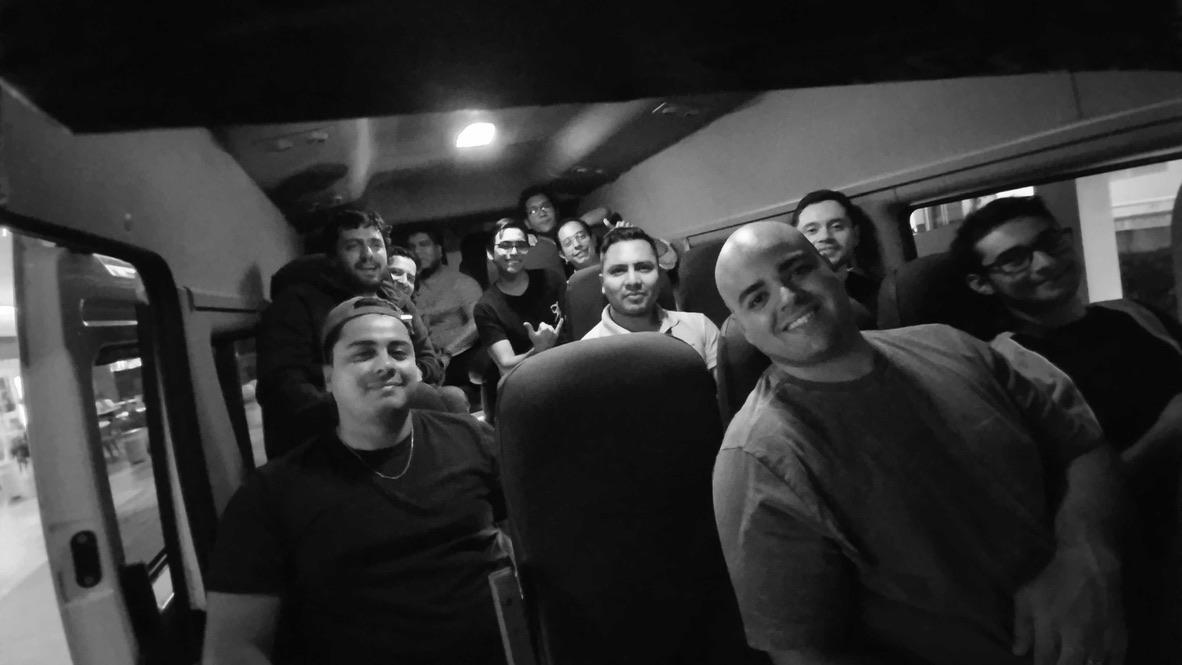
#> input picture saida/mexico_cinza.jpeg, 1182 x 665 px; its folder holds only this picture in this run
$ python exercicio2.py   (older library calls are emulated)
#> lines starting #> are read from the running program, lines starting #| are printed output that depends on the picture
#> in processar_imagem, imagem is the input picture: shape (665, 1182); min 0, max 255, mean 48.5
import os
import numpy as np
import matplotlib.pyplot as plt
from PIL import Image
import cv2  # OpenCV para implementação do filtro de Gabor
import glob

# Constantes
PASTA_ENTRADA = "./saida/"  # Pasta de entrada (saída do exercício anterior)
PASTA_SAIDA = "./saida/"  # Pasta de saída (mesma pasta)

def verificar_arquivos():
    """
    Verifica se existem arquivos em escala de cinza na pasta saida.
    Se não existirem, verifica se há arquivos na pasta entrada.
    """
    # Procura por arquivos com _cinza no nome
    arquivos_cinza = glob.glob(os.path.join(PASTA_ENTRADA, "*_cinza.*"))

    if len(arquivos_cinza) > 0:
        return True, arquivos_cinza

    # Se não encontrou arquivos em escala de cinza, verifica a pasta entrada
    if os.path.exists("./entrada"):
        arquivos_entrada = glob.glob("./entrada/*.*")
        if len(arquivos_entrada) > 0:
            return False, "entrada"

    return False, None

def aplicar_fft(imagem):
    """
    Aplica a Transformada de Fourier e realiza melhorias na imagem.

    Parâmetros:
    - imagem: array NumPy da imagem em escala de cinza

    Retorna:
    - imagem_melhorada: imagem após aplicação da FFT e filtragem
    - espectro_original: espectro de frequência original para visualização
    - espectro_filtrado: espectro de frequência após filtragem para visualização
    """
    # Aplicar a transformada de Fourier
    f_transform = np.fft.fft2(imagem)
    f_shift = np.fft.fftshift(f_transform)

    # Guardar o espectro original para visualização
    espectro_original = 20 * np.log(np.abs(f_shift) + 1)
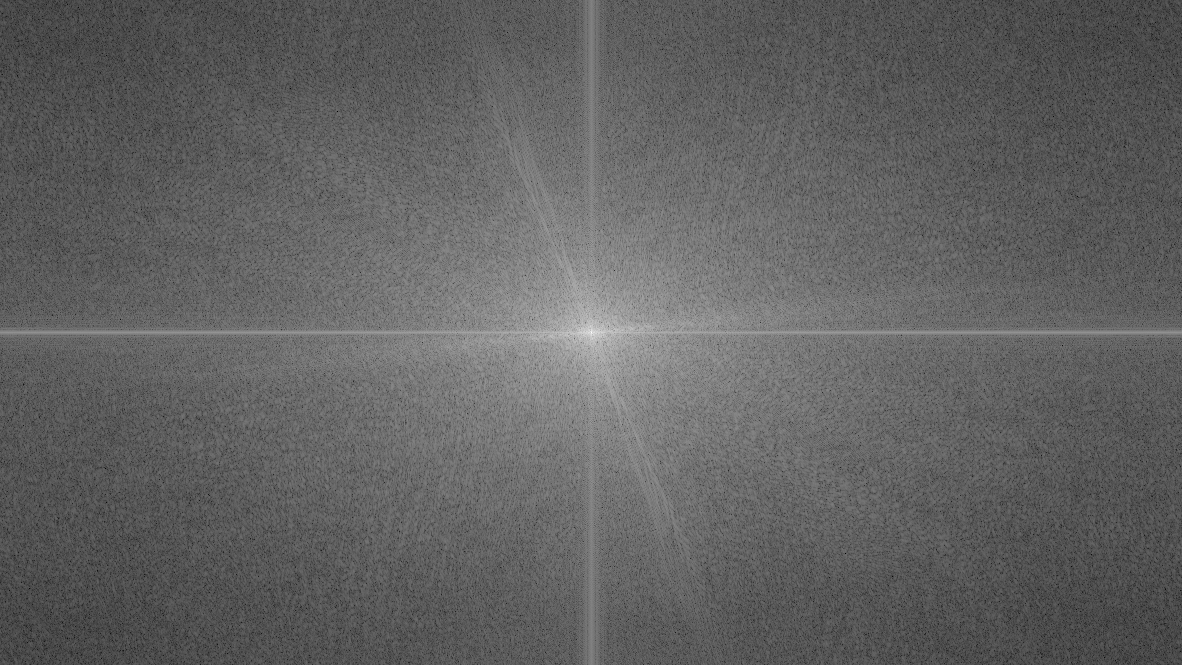
#> espectro_original: shape (665, 1182) float64; min 26.39, max 349.1, mean 150.4; drawn with min black and max white

    # Obter as dimensões da imagem
    linhas, colunas = imagem.shape
#> linhas = 665; colunas = 1182
    centro_linha, centro_coluna = linhas // 2, colunas // 2
#> centro_linha = 332; centro_coluna = 591

    # Criar um filtro passa-alta (destacar bordas)
    # Usar um filtro Butterworth para transição mais suave
    n = 2  # Ordem do filtro
    d0 = 30  # Frequência de corte

    y, x = np.ogrid[:linhas, :colunas]
#> y = 665 values from 0 to 664
    distancia = np.sqrt((y - centro_linha) ** 2 + (x - centro_coluna) ** 2)
    mascara = 1 / (1 + (d0 / (distancia + 0.0001)) ** (2 * n))

    # Aplicar o filtro
    f_shift_filtrado = f_shift * mascara

    # Guardar o espectro filtrado para visualização
    espectro_filtrado = 20 * np.log(np.abs(f_shift_filtrado) + 1)
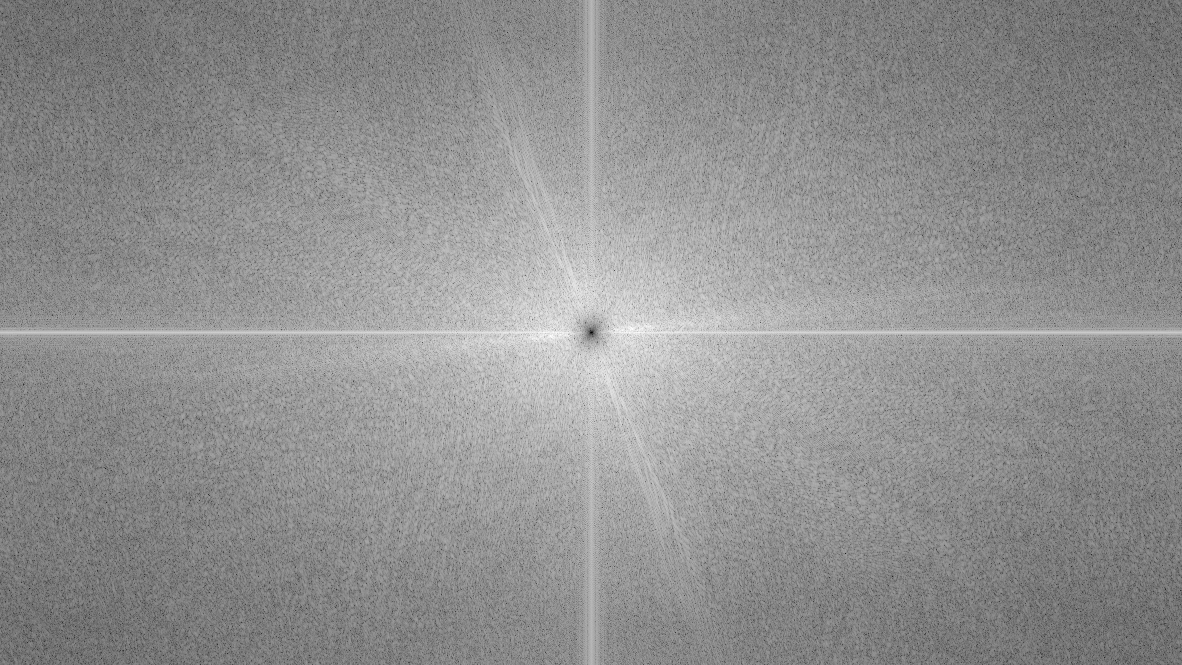
#> espectro_filtrado: shape (665, 1182) float64; min 9.33e-14, max 265.4, mean 150.2; drawn with min black and max white

    # Inverter a transformada para obter a imagem melhorada
    f_ishift = np.fft.ifftshift(f_shift_filtrado)
    img_back = np.fft.ifft2(f_ishift)
    img_back = np.abs(img_back)
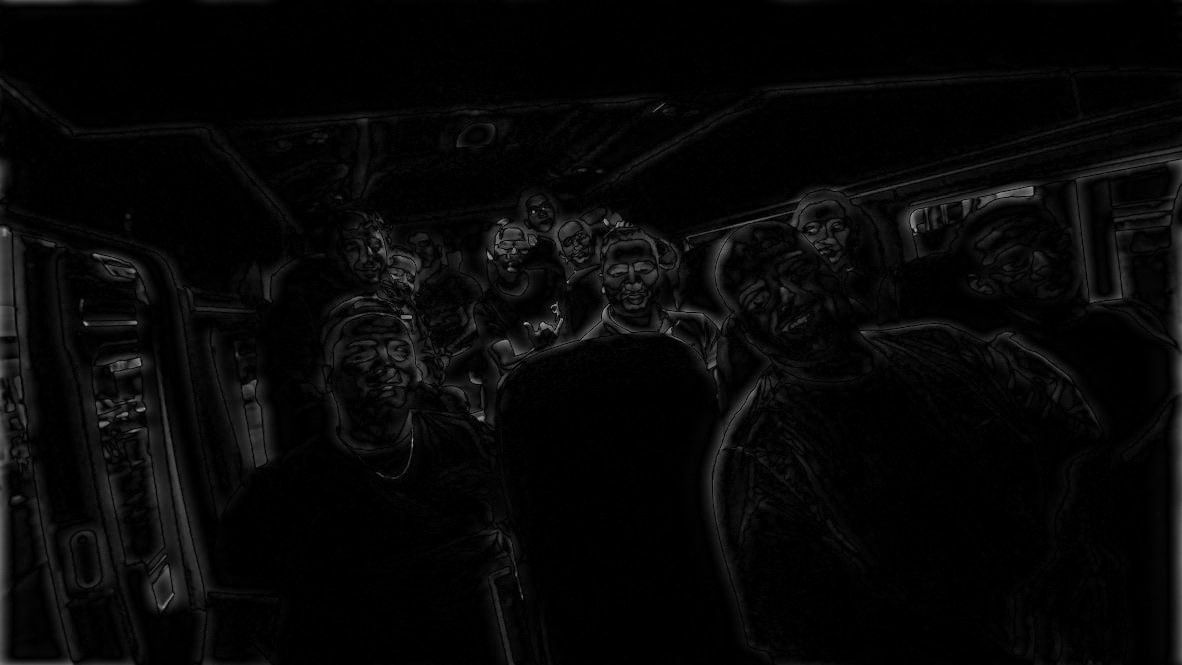
#> img_back: shape (665, 1182) float64; min 2.23e-06, max 185.4, mean 7.3

    # Normalizar a imagem de volta para o intervalo [0, 255]
    imagem_melhorada = np.uint8(255 * (img_back - np.min(img_back)) / (np.max(img_back) - np.min(img_back)))

    return imagem_melhorada, espectro_original, espectro_filtrado

def aplicar_gabor(imagem):
    """
    Aplica filtros de Gabor na imagem para destacar texturas e bordas em várias orientações.

    Parâmetros:
    - imagem: array NumPy da imagem em escala de cinza

    Retorna:
    - imagem_melhorada: imagem após aplicação e combinação de filtros Gabor
    - filtros_individuais: lista de imagens resultantes de cada filtro individual
    """
    # Parâmetros para os filtros de Gabor
    ksize = 31  # Tamanho do kernel
    sigma = 5.0  # Desvio padrão
    theta_values = np.arange(0, np.pi, np.pi / 4)  # 4 orientações diferentes
    lambd = 10.0  # Comprimento de onda
    gamma = 0.5  # Relação de aspecto
    psi = 0  # Deslocamento de fase

    # Lista para armazenar os resultados de cada filtro
    filtros_individuais = []

    # Aplicar filtros Gabor com diferentes orientações
    for theta in theta_values:
        # Criar o kernel do filtro Gabor
        kernel = cv2.getGaborKernel((ksize, ksize), sigma, theta, lambd, gamma, psi, ktype=cv2.CV_32F)

        # Normalizar o kernel
        kernel /= 1.5 * kernel.sum()

        # Aplicar o filtro
        filtrado = cv2.filter2D(imagem, cv2.CV_8UC3, kernel)

        # Armazenar o resultado
        filtros_individuais.append(filtrado)
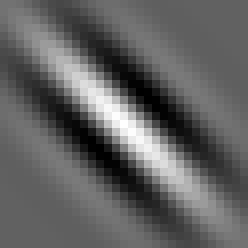
#> kernel: shape (31, 31) float32 (shown 8 times larger); min -0.107, max 0.173, mean 0.000694; drawn with min black and max white
#> after the loop, filtros_individuais = 4 items

    # Combinar os resultados dos diferentes filtros (média ponderada)
    # Usar float64 para os cálculos intermediários para evitar erros de casting
    imagem_melhorada = np.zeros_like(imagem, dtype=np.float64)
    pesos = [1.0, 1.2, 1.0, 1.2]  # Pesos diferentes para cada orientação

    for i, filtro in enumerate(filtros_individuais):
        imagem_melhorada += pesos[i] * filtro
#> this loop made 4 passes
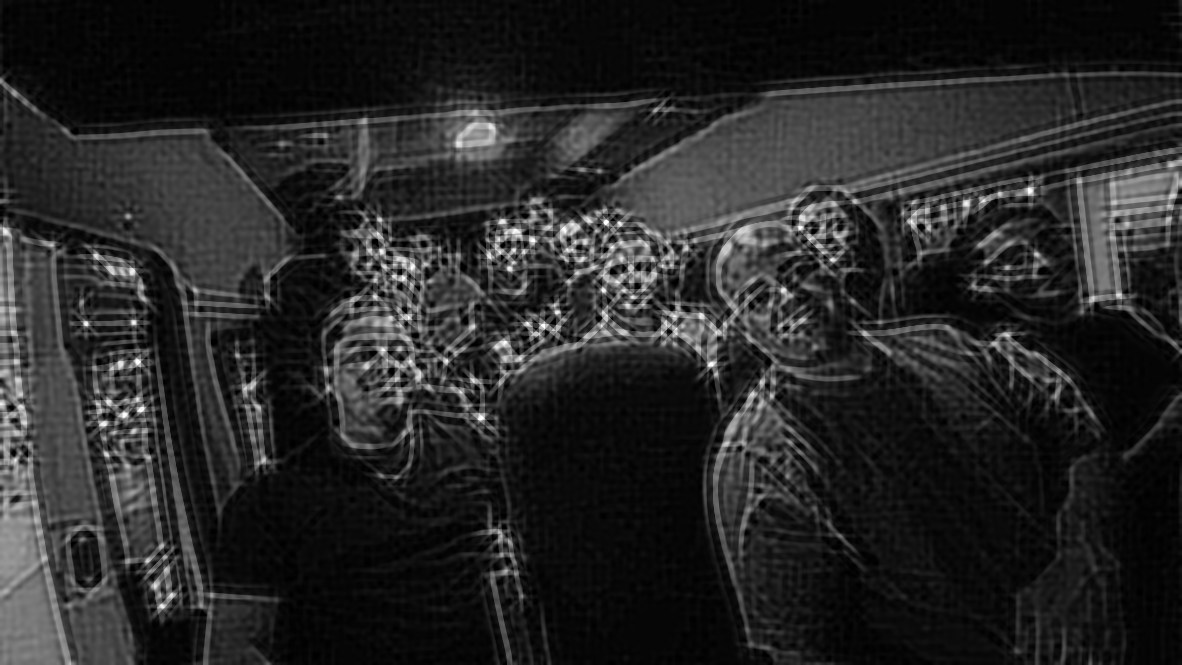
#> imagem_melhorada: shape (665, 1182) float64; min 0, max 1122, mean 171.9; drawn with min black and max white

    # Normalizar a imagem resultante
    imagem_melhorada = np.clip(imagem_melhorada / sum(pesos), 0, 255).astype(np.uint8)

    return imagem_melhorada, filtros_individuais

def processar_imagem(caminho_imagem):
    """
    Processa uma imagem aplicando FFT e filtros de Gabor.
    """
    # Carrega a imagem em escala de cinza
    imagem = np.array(Image.open(caminho_imagem))

    # Extrai o nome base do arquivo
    nome_arquivo = os.path.basename(caminho_imagem)
    base_nome = nome_arquivo.replace("_cinza", "")

    # Aplica a FFT
    print(f"Aplicando FFT em {nome_arquivo}...")
    imagem_fft, espectro_original, espectro_filtrado = aplicar_fft(imagem)

    # Aplica os filtros de Gabor
    print(f"Aplicando filtros de Gabor em {nome_arquivo}...")
    imagem_gabor, filtros_gabor_individuais = aplicar_gabor(imagem)
#> filtros_gabor_individuais = 4 items

    # Salva os resultados
    Image.fromarray(imagem_fft).save(os.path.join(PASTA_SAIDA, f"{base_nome}_fft.png"))
    Image.fromarray(imagem_gabor).save(os.path.join(PASTA_SAIDA, f"{base_nome}_gabor.png"))

    # Visualiza e salva a comparação
    plt.figure(figsize=(20, 10))

    # Imagem original
    plt.subplot(231)
    plt.title('Original (Escala de Cinza)')
    plt.imshow(imagem, cmap='gray')
    plt.axis('off')

    # Espectro de frequência original
    plt.subplot(232)
    plt.title('Espectro de Frequência Original')
    plt.imshow(espectro_original, cmap='viridis')
    plt.axis('off')

    # Espectro de frequência filtrado
    plt.subplot(233)
    plt.title('Espectro de Frequência Filtrado')
    plt.imshow(espectro_filtrado, cmap='viridis')
    plt.axis('off')

    # Imagem após FFT
    plt.subplot(234)
    plt.title('Resultado FFT')
    plt.imshow(imagem_fft, cmap='gray')
    plt.axis('off')

    # Imagem após Gabor
    plt.subplot(235)
    plt.title('Resultado Gabor')
    plt.imshow(imagem_gabor, cmap='gray')
    plt.axis('off')

    # Diferença entre FFT e Gabor
    plt.subplot(236)
    plt.title('Diferença (FFT - Gabor)')
    diferenca = np.abs(imagem_fft.astype(np.int16) - imagem_gabor.astype(np.int16)).astype(np.uint8)
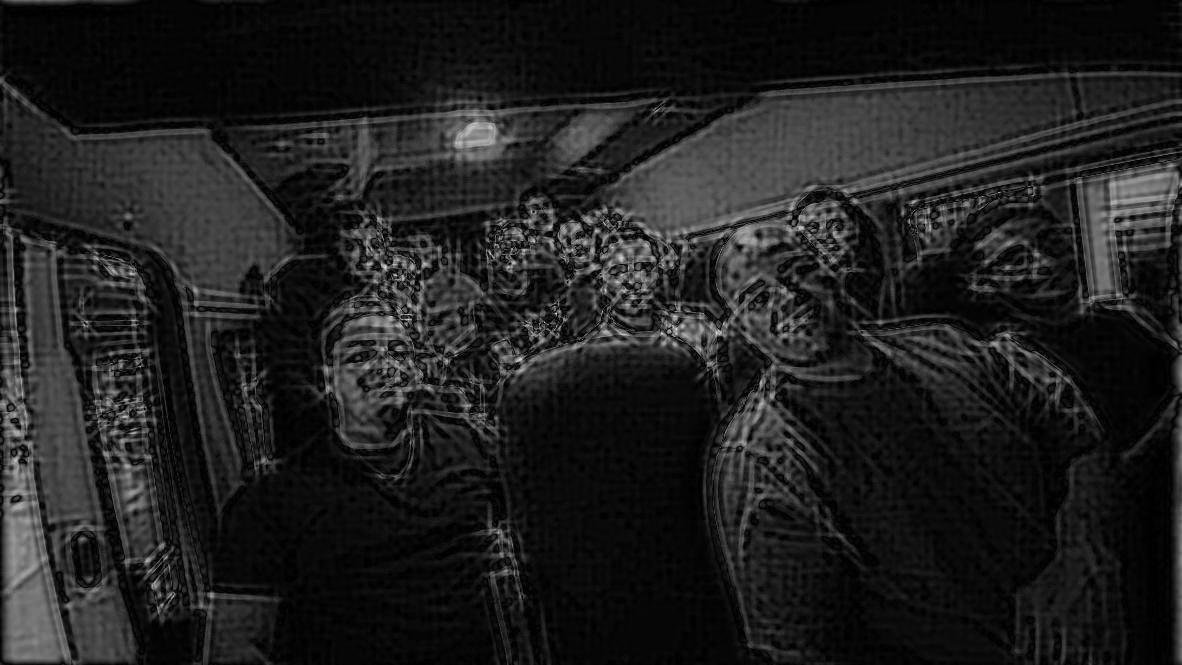
#> diferenca: shape (665, 1182); min 0, max 222, mean 31.3
    plt.imshow(diferenca, cmap='hot')
    plt.axis('off')

    plt.tight_layout()
    plt.savefig(os.path.join(PASTA_SAIDA, f"{base_nome}_comparacao_metodos.png"))
    plt.close()

    # Visualiza e salva os filtros de Gabor individuais
    n_filtros = len(filtros_gabor_individuais)
#> n_filtros = 4
    fig, axs = plt.subplots(1, n_filtros, figsize=(15, 5))
    for i, filtro in enumerate(filtros_gabor_individuais):
        axs[i].imshow(filtro, cmap='gray')
        axs[i].set_title(f'Orientação {i+1}')
        axs[i].axis('off')

    plt.tight_layout()
    plt.savefig(os.path.join(PASTA_SAIDA, f"{base_nome}_gabor_orientacoes.png"))
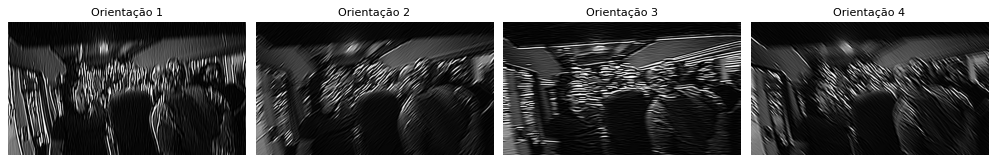
#> figure drawn by matplotlib, 4 panels
    plt.close()

    return base_nome

def main():
    print("Iniciando melhorias de imagem com FFT e Gabor...")

    # Verifica arquivos existentes
    tem_arquivos, resultado = verificar_arquivos()

    if not tem_arquivos:
        if resultado == "entrada":
            print("\nNão foram encontradas imagens em escala de cinza na pasta 'saida'.")
            print("Foram detectadas imagens na pasta 'entrada'.")
            print("Por favor, execute o programa 'exercicio1.py' primeiro para gerar as imagens em escala de cinza.")
        else:
            print("\nNão foram encontradas imagens em escala de cinza na pasta 'saida'.")
            print("Não foram detectadas imagens na pasta 'entrada'.")
            print("Por favor, adicione algumas imagens na pasta 'entrada' e execute o programa 'exercicio1.py' primeiro.")

        return

    print(f"Encontradas {len(resultado)} imagens em escala de cinza para processar.")

    # Processa cada imagem
    for i, imagem in enumerate(resultado):
        print(f"\nProcessando imagem {i+1}/{len(resultado)}: {os.path.basename(imagem)}")
        base_nome = processar_imagem(imagem)
        print(f"Imagem {base_nome} processada com sucesso!")

    print("\nProcessamento concluído! Todas as imagens foram processadas com FFT e Gabor.")
    print("Os resultados foram salvos na pasta 'saida' com os sufixos '_fft.png' e '_gabor.png'.")
    print("Também foram geradas imagens de comparação com o sufixo '_comparacao_metodos.png'.")

if __name__ == "__main__":
    main()
